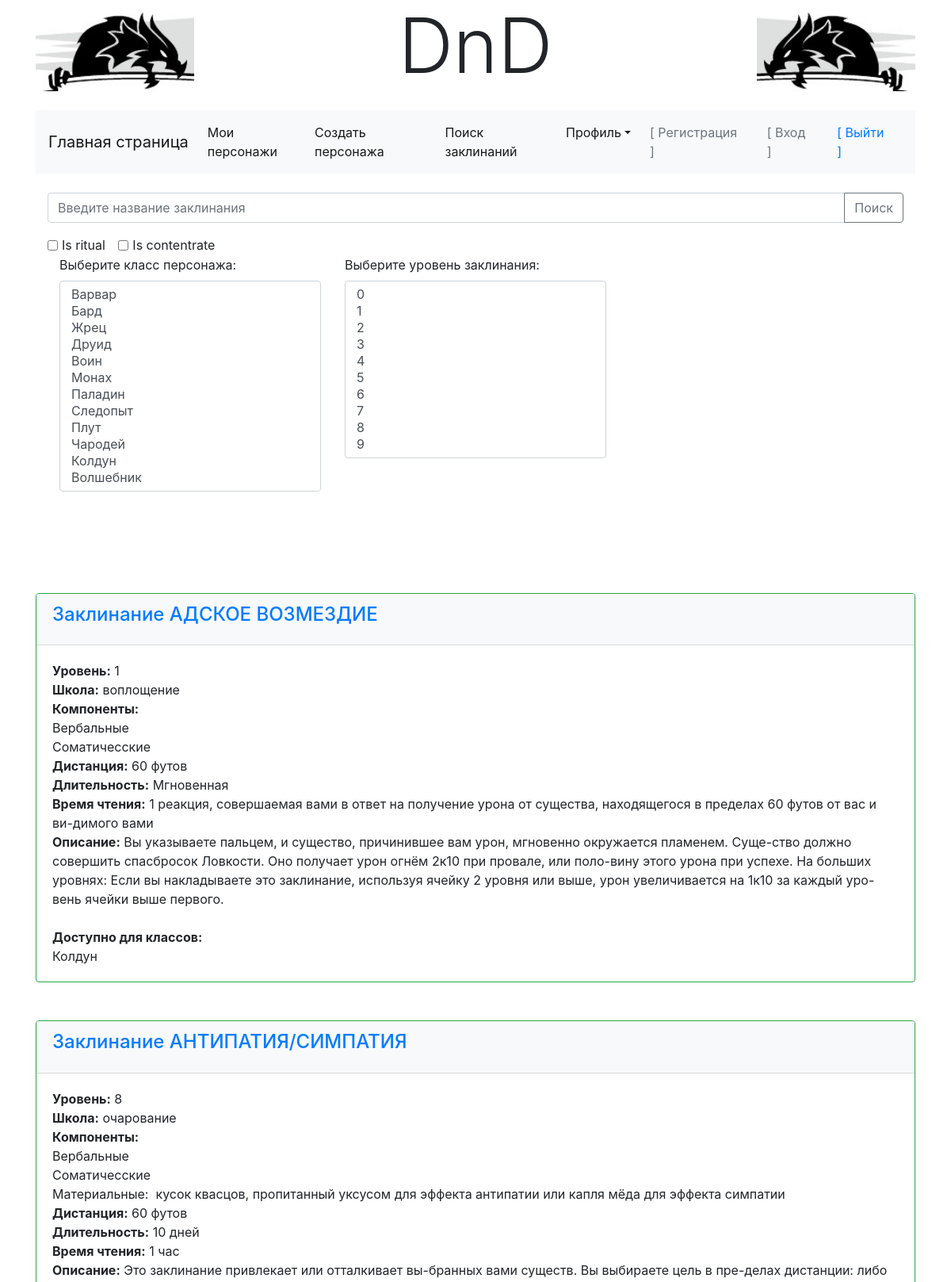
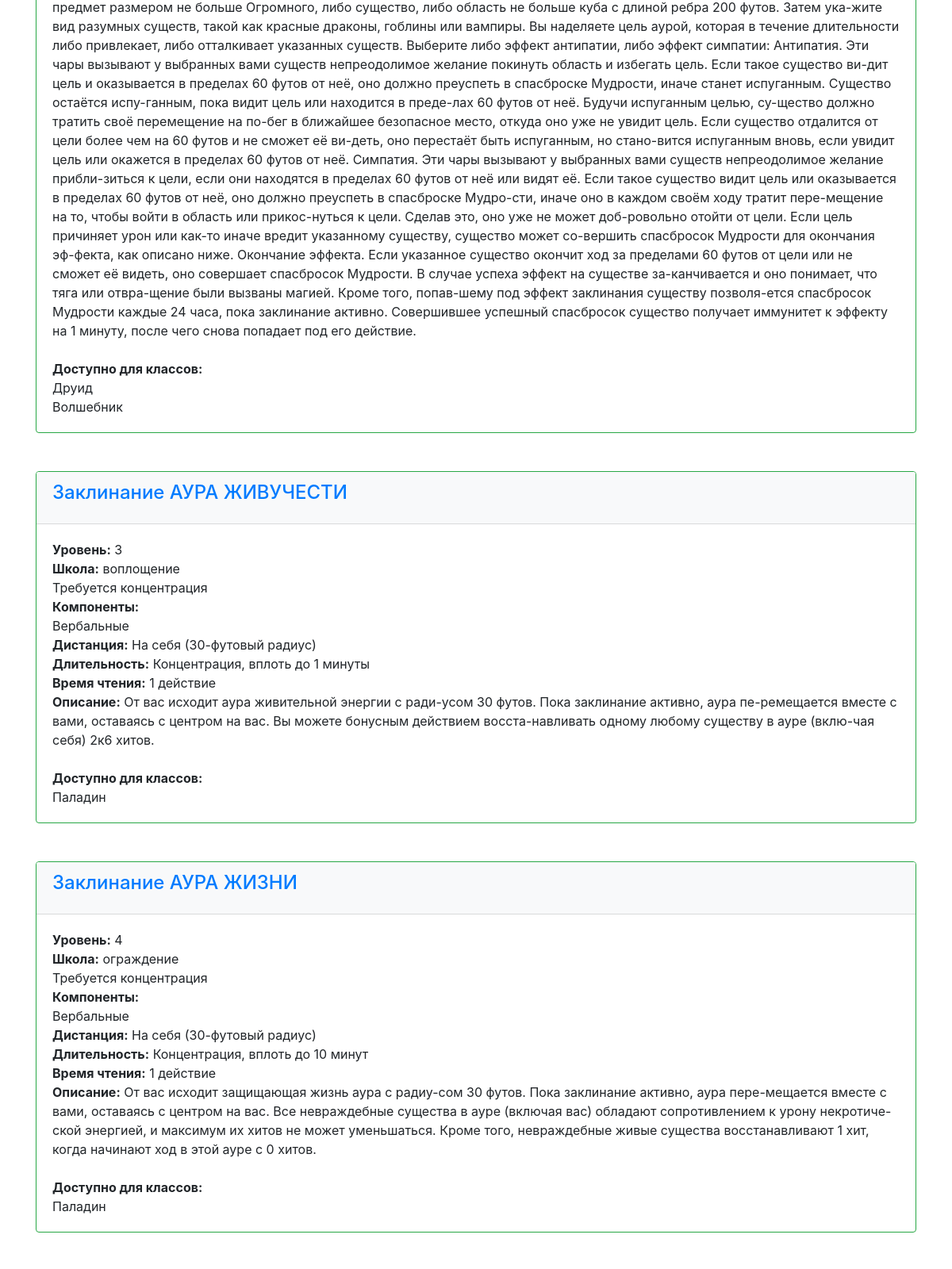
The page /main/accounts/profile/spells/ (signed in, upper part) on the database its author committed (2 pictures, top to bottom).
### main/models.py (models this page shows, shortened)
class Spell(models.Model):
    SPELL_SCHOOL_CHOICES = (
        (0, 'неизвестная'),
        (1, 'воплощение'),
        (2, 'очарование'),
        (3, 'ограждение'),
        (4, 'иллюзия'),
        (5, 'вызов'),
        (6, 'некромантия'),
        (7, 'преобразование'),
        (8, 'прорицание'),
    )
    name = models.CharField(db_index=True, unique=True, null=False, max_length=20, verbose_name='Название заклинания')
    level = models.IntegerField(verbose_name='Уровень заклинания')
    school = models.IntegerField(choices=SPELL_SCHOOL_CHOICES, default=0, verbose_name='Школа заклинания')
    comp_is_verbal = models.BooleanField(default=False, verbose_name='Вербальные требования')
    comp_is_somatic = models.BooleanField(default=False, verbose_name='Соматичесские требования')
    comp_is_material = models.BooleanField(default=False, verbose_name='Материальные компоненты')
    components = models.CharField(max_length=2048 * 64, verbose_name='Компоненты заклинания')
    distance = models.CharField(max_length=1024 * 64, verbose_name='Дистанция заклинания')
    duration = models.CharField(max_length=1024 * 64, verbose_name='Длительность заклинания')
    cast_time = models.CharField(max_length=1024 * 64, verbose_name='Время сотворения заклинания')
    is_concentrate = models.BooleanField(default=False, verbose_name='Концентрация')
    is_ritual = models.BooleanField(default=False, verbose_name='Ритуал')
    description = models.TextField(null=False, verbose_name='Описание заклинания')
    gold = models.IntegerField(null=True, verbose_name='Золото')
    spell_classes = models.ManyToManyField(CharClasses, verbose_name='Класс персонажа')
    spells = SpellManager()
    objects = models.Manager()
    class Meta:
        ordering = ['name']

class CharClasses(models.Model):
    CLASS_CHOICES = (
        ('Варвар', "Варвар"),
        ('Бард', "Бард"),
        ('Жрец', "Жрец"),
        ('Друид', "Друид"),
        ('Воин', "Воин"),
        ('Монах', "Монах"),
        ('Паладин', "Паладин"),
        ('Следопыт', "Следопыт"),
        ('Плут', "Плут"),
        ('Чародей', "Чародей"),
        ('Колдун', "Колдун"),
        ('Волшебник', "Волшебник"),
    )
    name = models.CharField(db_index=True, choices=CLASS_CHOICES, unique=True, null=False, max_length=20,
                            verbose_name='Имя класса персонажа')
    caption = models.CharField(null=True, max_length=24, verbose_name='Caption класса')
    description = models.CharField(null=True, max_length=1024 * 64, verbose_name='Описание класса')
    char_classes = ClassManager()
    objects = models.Manager()

### main/views.py (the view)
# urls.py: path('accounts/profile/spells/', find_spells, name='find_spells'),
@login_required
def find_spells(request):
    spells_list_qs = None
    find_options = None
    if request.method == 'GET':
        find_spell_form = FindSpellForm(request.GET)
        if find_spell_form.is_valid():
            find_options, spells_list_qs = Spell.spells.main_search(request, find_spell_form)
        else:
            messages.add_message(request, messages.ERROR, find_spell_form.errors)
    page = request.GET.get('page')
    spells_limit_list = 8
    paginator = Paginator(spells_list_qs, spells_limit_list)
    try:
        spells_pages = paginator.page(page)
    except PageNotAnInteger:
        spells_pages = paginator.page(1)
    except EmptyPage:
        spells_pages = paginator.page(paginator.num_pages)
    print('Debug options: ', find_options)
    context = {
                'spells': spells_pages,
                'parms': find_options,
                'charclasses': CharClasses.char_classes.get_classes_captions(),
                'spell_levels': Spell.spells.get_spell_levels(),
    }
    return render(request, 'main/find-spells.html', context)

### main/models.py (called while the page is built)
    def get_classes_captions(self):
        class_record = []
        for char_class in self.all():
            class_record.append([char_class.name, char_class.caption])
        return class_record

    @staticmethod
    def get_spell_levels():
        max_spell_level = 10
        return [level for level in range(max_spell_level)]

    def main_search(self, request, form=None):
        spells_list = self.all()
        find_parms = ''
        name = request.GET.get("name", '')
        if name != '':
            name = name.upper()
            spells_list = spells_list.filter(name__icontains=name)
            find_parms += "&name={}".format(name)
        if str2bool(request.GET.get("ritual", False)):
            print('Include ritual')
            spells_list = spells_list.filter(is_ritual=True)
            find_parms += "&ritual={}".format("on")
        if str2bool(request.GET.get("concentrate", False)):
            print('Include concentrate')
            spells_list = spells_list.filter(is_concentrate=True)
            find_parms += "&concentrate={}".format("on")
        return find_parms, spells_list

### main/utilites.py (called while the page is built)
def str2bool(v):
    if isinstance(v, bool):
        return v
    return v.lower() in ("yes", "true", "t", "1", "on")

### main/templates/main/find-spells.html (shortened to what this page needs)
{% extends "layout/basic.html" %}
{% load static %}
{% block content %}
<form method="get" id="main-form">
    <div class="input-group mt-3 mb-3">
        <input id="id_name" type="text" name="name" class="form-control" placeholder="Введите название заклинания" aria-label="Введите название заклинания" aria-describedby="button-search">
        <div class="input-group-append">
            <button class="btn btn-outline-secondary" type="submit" id="button-search">Поиск</button>
        </div>
    </div>
    <div class="form-check form-check-inline">
        <input class="form-check-input" type="checkbox" id="id_ritual" name="ritual"{% if spell.is_ritual %}checked{% endif %}>
        <label class="form-check-label" for="id_ritual">Is ritual</label>
    </div>
    <div class="form-check form-check-inline">
        <input class="form-check-input" type="checkbox" id="id_concentrate" name="concentrate"{% if spell.is_concentrate %}checked{% endif %}><Br>
        <label class="form-check-label" for="id_concentrate">Is contentrate</label>
    </div>
    <div class="container">
        <div class="row">
            <div class="form-group col-md-4">
                <label for="charclasses">Выберите класс персонажа:</label>
                <select multiple class="form-control" id="charclasses" size="12">
                {% for charclass1, charclass2 in charclasses %}
                    <option>{{ charclass1 }}</option>
                {% endfor %}
                </select>
            </div>
            <div class="form-group col-md-4">
                <label for="spell_levels">Выберите уровень заклинания:</label>
                <select multiple class="form-control" id="spell_levels" size="10">
                {% for level in spell_levels %}
                    <option>{{ level }}</option>
                {% endfor %}
                </select>
            </div>
        </div>
    </div>
    <br>
    <br>
</form>
{% for spell in spells %}
    <div class="row">
        {% include 'main/spell_content.html' %}
    </div>
{% endfor %}
{% endblock %}

### main/templates/main/spell_content.html (shortened to what this page needs)
<div class="card border-success mt-5">
            <div class="card-header bg-light">
                <h4 class="card-title"><a href="{% url 'main:view_spell' spell.id %}">Заклинание {{ spell.name }}</a></h4>
            </div>
            <div class="card-body">
                <b>Уровень:</b> {{ spell.level }} <br>
                <b>Школа:</b>  {{ spell.get_school_display }} <br>
                {% if spell.is_concentrate %}Требуется концентрация<br>{% endif %}
                <b>Компоненты:</b><br>
                {% if spell.comp_is_verbal %}Вербальные<br>{% endif %}
                {% if spell.comp_is_somatic %}Соматичесские<br>{% endif %}
                {% if spell.comp_is_material %}Материальные:&nbsp
                {{ spell.components }}<br>
                {% endif %}
                <b>Дистанция:</b> {{ spell.distance }} <br>
                <b>Длительность:</b> {{ spell.duration }} <br>
                <b>Время чтения:</b> {{ spell.cast_time }} <br>
                <b>Описание:</b> {{ spell.description }} <br>
                <br><b>Доступно для классов:</b><br>
                {% for spc in spell.spell_classes.all %}
                    {{ spc.name }}<br>
                {% endfor %}
            </div>
</div>

### rows shown on the page
Spell: name "АДСКОЕ ВОЗМЕЗДИЕ", level "1", school "воплощение", comp_is_verbal "Вербальные", comp_is_somatic "Соматичесские", distance "60 футов", duration "Мгновенная", cast_time "1 реакция, совершаемая вами в ответ на получение урона от существа, находящегося в пределах 60 футов от вас и ви-димого вами", description "Вы указываете пальцем, и существо, причинившее вам урон, мгновенно окружается пламенем. Суще-ство должно совершить спасбросок Ловкости. Оно получает урон огнём 2к10 при провале, или поло-вину этого урона при успехе. На больших уровнях: Если вы накладываете это заклинание, используя ячейку 2 уровня или выше, урон увеличивается на 1к10 за каждый уро-вень ячейки выше первого."
CharClasses: name "Колдун"
Spell: name "АНТИПАТИЯ/СИМПАТИЯ", level "8", school "очарование", comp_is_verbal "Вербальные", comp_is_somatic "Соматичесские", components "кусок квасцов, пропитанный уксусом для эффекта антипатии или капля мёда для эффекта симпатии", distance "60 футов", duration "10 дней", cast_time "1 час", description "Это заклинание привлекает или отталкивает вы-бранных вами существ. Вы выбираете цель в пре-делах дистанции: либо предмет размером не больше Огромного, либо существо, либо область не больше куба с длиной ребра 200 футов. Затем ука-жите вид разумных существ, такой как красные драконы, гоблины или вампиры. Вы наделяете цель аурой, которая в течение длительности либо привлекает, либо отталкивает указанных существ. Выберите либо эффект антипатии, либо эффект симпатии: Антипатия. Эти чары вызывают у выбранных вами существ непреодолимое желание покинуть область и избегать цель. Если такое существо ви-дит цель и оказывается в пределах 60 футов от неё, оно должно преуспеть в спасброске Мудрости,…"
CharClasses: name "Друид"
CharClasses: name "Волшебник"
Spell: name "АУРА ЖИВУЧЕСТИ", level "3", school "воплощение", is_concentrate "Требуется концентрация", comp_is_verbal "Вербальные", distance "На себя (30-футовый радиус)", duration "Концентрация, вплоть до 1 минуты", cast_time "1 действие", description "От вас исходит аура живительной энергии с ради-усом 30 футов. Пока заклинание активно, аура пе-ремещается вместе с вами, оставаясь с центром на вас. Вы можете бонусным действием восста-навливать одному любому существу в ауре (вклю-чая себя) 2к6 хитов."
CharClasses: name "Паладин"
Spell: name "АУРА ЖИЗНИ", level "4", school "ограждение", is_concentrate "Требуется концентрация", comp_is_verbal "Вербальные", distance "На себя (30-футовый радиус)", duration "Концентрация, вплоть до 10 минут", cast_time "1 действие", description "От вас исходит защищающая жизнь аура с радиу-сом 30 футов. Пока заклинание активно, аура пере-мещается вместе с вами, оставаясь с центром на вас. Все невраждебные существа в ауре (включая вас) обладают сопротивлением к урону некротиче-ской энергией, и максимум их хитов не может уменьшаться. Кроме того, невраждебные живые существа восстанавливают 1 хит, когда начинают ход в этой ауре с 0 хитов."
